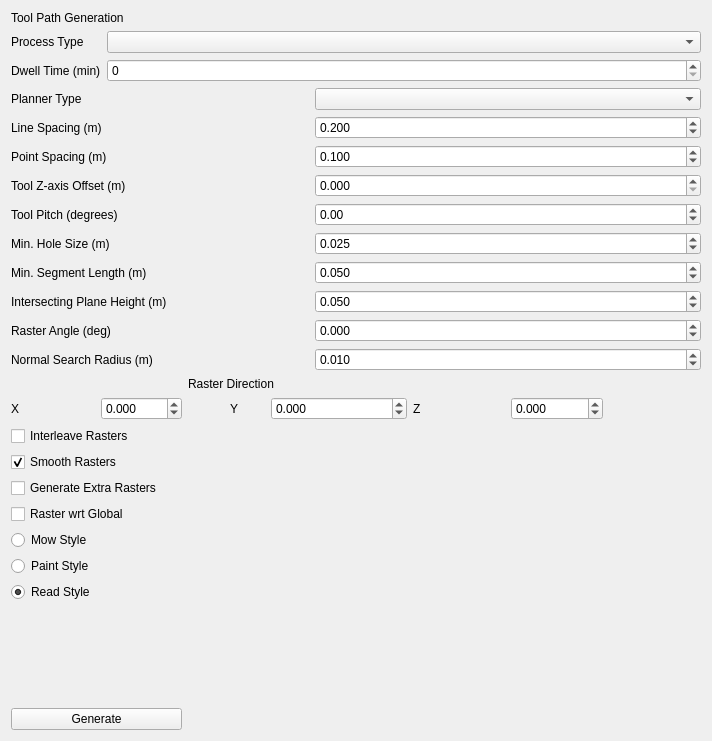
<?xml version="1.0" encoding="UTF-8"?>
<ui version="4.0">
 <class>ToolPathParametersEditor</class>
 <widget class="QWidget" name="ToolPathParametersEditor">
  <property name="geometry">
   <rect>
    <x>0</x>
    <y>0</y>
    <width>712</width>
    <height>741</height>
   </rect>
  </property>
  <property name="windowTitle">
   <string>Form</string>
  </property>
  <layout class="QGridLayout" name="gridLayout">
   <item row="2" column="0" colspan="2">
    <widget class="QLabel" name="label_planner_type">
     <property name="text">
      <string>Planner Type</string>
     </property>
    </widget>
   </item>
   <item row="14" column="3">
    <widget class="QLabel" name="label_raster_direction_y">
     <property name="text">
      <string>Y</string>
     </property>
    </widget>
   </item>
   <item row="5" column="5" colspan="4">
    <widget class="QDoubleSpinBox" name="double_spin_box_tool_z_offset">
     <property name="decimals">
      <number>3</number>
     </property>
     <property name="singleStep">
      <double>0.010000000000000</double>
     </property>
    </widget>
   </item>
   <item row="10" column="0" colspan="2">
    <widget class="QLabel" name="label_raster_angle">
     <property name="text">
      <string>Raster Angle (deg)</string>
     </property>
    </widget>
   </item>
   <item row="20" column="0" colspan="2">
    <widget class="QRadioButton" name="radioButton_mow_style">
     <property name="text">
      <string>Mow Style</string>
     </property>
    </widget>
   </item>
   <item row="11" column="5" colspan="4">
    <widget class="QDoubleSpinBox" name="double_spin_box_normal_search_radius">
     <property name="decimals">
      <number>3</number>
     </property>
     <property name="minimum">
      <double>-180.000000000000000</double>
     </property>
     <property name="maximum">
      <double>180.000000000000000</double>
     </property>
     <property name="singleStep">
      <double>0.005000000000000</double>
     </property>
     <property name="value">
      <double>0.010000000000000</double>
     </property>
    </widget>
   </item>
   <item row="14" column="1">
    <widget class="QDoubleSpinBox" name="double_spin_box_raster_direction_x">
     <property name="decimals">
      <number>3</number>
     </property>
     <property name="minimum">
      <double>-1000.000000000000000</double>
     </property>
     <property name="maximum">
      <double>1000.000000000000000</double>
     </property>
     <property name="singleStep">
      <double>0.050000000000000</double>
     </property>
     <property name="value">
      <double>0.000000000000000</double>
     </property>
    </widget>
   </item>
   <item row="21" column="0" colspan="2">
    <widget class="QRadioButton" name="radioButton_paint_style">
     <property name="text">
      <string>Paint Style</string>
     </property>
    </widget>
   </item>
   <item row="19" column="0" colspan="3">
    <widget class="QCheckBox" name="checkBox_raster_wrt_global">
     <property name="text">
      <string>Raster wrt Global</string>
     </property>
    </widget>
   </item>
   <item row="18" column="0" colspan="5">
    <widget class="QCheckBox" name="checkBox_generate_extra_rasters">
     <property name="text">
      <string>Generate Extra Rasters</string>
     </property>
     <property name="autoExclusive">
      <bool>false</bool>
     </property>
     <property name="Raster wrt Global" stdset="0">
      <bool>false</bool>
     </property>
    </widget>
   </item>
   <item row="7" column="5" colspan="4">
    <widget class="QDoubleSpinBox" name="double_spin_box_min_hole_size">
     <property name="decimals">
      <number>3</number>
     </property>
     <property name="singleStep">
      <double>0.010000000000000</double>
     </property>
     <property name="value">
      <double>0.025000000000000</double>
     </property>
    </widget>
   </item>
   <item row="8" column="5" colspan="4">
    <widget class="QDoubleSpinBox" name="double_spin_box_min_segment_length">
     <property name="decimals">
      <number>3</number>
     </property>
     <property name="singleStep">
      <double>0.010000000000000</double>
     </property>
     <property name="value">
      <double>0.050000000000000</double>
     </property>
    </widget>
   </item>
   <item row="10" column="5" colspan="4">
    <widget class="QDoubleSpinBox" name="double_spin_box_raster_angle">
     <property name="decimals">
      <number>3</number>
     </property>
     <property name="minimum">
      <double>-100.000000000000000</double>
     </property>
     <property name="maximum">
      <double>100.000000000000000</double>
     </property>
    </widget>
   </item>
   <item row="4" column="5" colspan="4">
    <widget class="QDoubleSpinBox" name="double_spin_box_point_spacing">
     <property name="decimals">
      <number>3</number>
     </property>
     <property name="singleStep">
      <double>0.010000000000000</double>
     </property>
     <property name="value">
      <double>0.100000000000000</double>
     </property>
    </widget>
   </item>
   <item row="7" column="0" colspan="2">
    <widget class="QLabel" name="label_min_hole_size">
     <property name="toolTip">
      <string extracomment="The minimum surface hole size for which the tool path planner will break a segment (in meters)"/>
     </property>
     <property name="text">
      <string>Min. Hole Size (m)</string>
     </property>
    </widget>
   </item>
   <item row="14" column="0">
    <widget class="QLabel" name="label_raster_direction_x">
     <property name="text">
      <string>X</string>
     </property>
    </widget>
   </item>
   <item row="9" column="0" colspan="5">
    <widget class="QLabel" name="label_intersecting_plane_height">
     <property name="text">
      <string>Intersecting Plane Height (m)</string>
     </property>
    </widget>
   </item>
   <item row="5" column="0" colspan="3">
    <widget class="QLabel" name="label_tool_offset">
     <property name="toolTip">
      <string extracomment="Tool offset along the z-axis from each waypoint (in meters)"/>
     </property>
     <property name="text">
      <string>Tool Z-axis Offset (m)</string>
     </property>
    </widget>
   </item>
   <item row="4" column="0" colspan="2">
    <widget class="QLabel" name="label_point_spacing">
     <property name="toolTip">
      <string extracomment="Spacing between adjacent waypoints on a segment (in meters)"/>
     </property>
     <property name="text">
      <string>Point Spacing (m)</string>
     </property>
    </widget>
   </item>
   <item row="12" column="2" colspan="5">
    <widget class="QLabel" name="label_raster_direction">
     <property name="text">
      <string>Raster Direction</string>
     </property>
    </widget>
   </item>
   <item row="24" column="0" colspan="2">
    <widget class="QPushButton" name="push_button_generate">
     <property name="text">
      <string>Generate</string>
     </property>
    </widget>
   </item>
   <item row="3" column="0" colspan="2">
    <widget class="QLabel" name="label_line_spacing">
     <property name="toolTip">
      <string extracomment="Spacing between adjacent toolpath segments (in meters)"/>
     </property>
     <property name="text">
      <string>Line Spacing (m)</string>
     </property>
    </widget>
   </item>
   <item row="17" column="0" colspan="2">
    <widget class="QCheckBox" name="checkBox_smooth_rasters">
     <property name="text">
      <string>Smooth Rasters</string>
     </property>
     <property name="checked">
      <bool>true</bool>
     </property>
     <property name="tristate">
      <bool>false</bool>
     </property>
    </widget>
   </item>
   <item row="11" column="0" colspan="5">
    <widget class="QLabel" name="label_normal_search_radius">
     <property name="text">
      <string>Normal Search Radius (m)</string>
     </property>
    </widget>
   </item>
   <item row="22" column="0">
    <widget class="QRadioButton" name="radioButton_read_style">
     <property name="text">
      <string>Read Style</string>
     </property>
     <property name="checked">
      <bool>true</bool>
     </property>
    </widget>
   </item>
   <item row="14" column="6">
    <widget class="QLabel" name="label_raster_direction_z">
     <property name="text">
      <string>Z</string>
     </property>
    </widget>
   </item>
   <item row="8" column="0" colspan="4">
    <widget class="QLabel" name="label_min_segment_length">
     <property name="toolTip">
      <string extracomment="Minimum length of a toolpath segment (in meters)"/>
     </property>
     <property name="text">
      <string>Min. Segment Length (m)</string>
     </property>
    </widget>
   </item>
   <item row="14" column="4" colspan="2">
    <widget class="QDoubleSpinBox" name="double_spin_box_raster_direction_y">
     <property name="decimals">
      <number>3</number>
     </property>
     <property name="minimum">
      <double>-1000.000000000000000</double>
     </property>
     <property name="maximum">
      <double>1000.000000000000000</double>
     </property>
     <property name="singleStep">
      <double>0.050000000000000</double>
     </property>
     <property name="value">
      <double>0.000000000000000</double>
     </property>
    </widget>
   </item>
   <item row="0" column="0" colspan="3">
    <widget class="QLabel" name="label_tool_path_generation">
     <property name="text">
      <string>Tool Path Generation</string>
     </property>
    </widget>
   </item>
   <item row="3" column="5" colspan="4">
    <widget class="QDoubleSpinBox" name="double_spin_box_line_spacing">
     <property name="decimals">
      <number>3</number>
     </property>
     <property name="singleStep">
      <double>0.010000000000000</double>
     </property>
     <property name="value">
      <double>0.200000000000000</double>
     </property>
    </widget>
   </item>
   <item row="23" column="5" colspan="4">
    <spacer name="verticalSpacer">
     <property name="orientation">
      <enum>Qt::Vertical</enum>
     </property>
     <property name="sizeHint" stdset="0">
      <size>
       <width>386</width>
       <height>40</height>
      </size>
     </property>
    </spacer>
   </item>
   <item row="1" column="0" colspan="9">
    <layout class="QFormLayout" name="formLayout">
     <item row="0" column="0">
      <widget class="QLabel" name="label_process_type">
       <property name="text">
        <string>Process Type</string>
       </property>
      </widget>
     </item>
     <item row="0" column="1">
      <widget class="QComboBox" name="combo_box_process_type">
       <property name="currentIndex">
        <number>-1</number>
       </property>
      </widget>
     </item>
     <item row="1" column="1">
      <widget class="QSpinBox" name="spin_box_dwell_time"/>
     </item>
     <item row="1" column="0">
      <widget class="QLabel" name="label_dwell_time">
       <property name="text">
        <string>Dwell Time (min)</string>
       </property>
      </widget>
     </item>
    </layout>
   </item>
   <item row="14" column="7">
    <widget class="QDoubleSpinBox" name="double_spin_box_raster_direction_z">
     <property name="decimals">
      <number>3</number>
     </property>
     <property name="minimum">
      <double>-1000.000000000000000</double>
     </property>
     <property name="maximum">
      <double>1000.000000000000000</double>
     </property>
     <property name="singleStep">
      <double>0.050000000000000</double>
     </property>
    </widget>
   </item>
   <item row="9" column="5" colspan="4">
    <widget class="QDoubleSpinBox" name="double_spin_box_intersecting_plane_height">
     <property name="decimals">
      <number>3</number>
     </property>
     <property name="value">
      <double>0.050000000000000</double>
     </property>
    </widget>
   </item>
   <item row="16" column="0" colspan="3">
    <widget class="QCheckBox" name="checkBox_interleave_rasters">
     <property name="text">
      <string>Interleave Rasters</string>
     </property>
    </widget>
   </item>
   <item row="2" column="5" colspan="4">
    <widget class="QComboBox" name="combo_box_planner_type"/>
   </item>
   <item row="6" column="0" colspan="2">
    <widget class="QLabel" name="label">
     <property name="text">
      <string>Tool Pitch (degrees)</string>
     </property>
    </widget>
   </item>
   <item row="6" column="5" colspan="4">
    <widget class="QDoubleSpinBox" name="double_spin_box_tool_pitch">
     <property name="minimum">
      <double>-180.000000000000000</double>
     </property>
     <property name="maximum">
      <double>180.000000000000000</double>
     </property>
    </widget>
   </item>
  </layout>
 </widget>
 <resources/>
 <connections/>
</ui>
